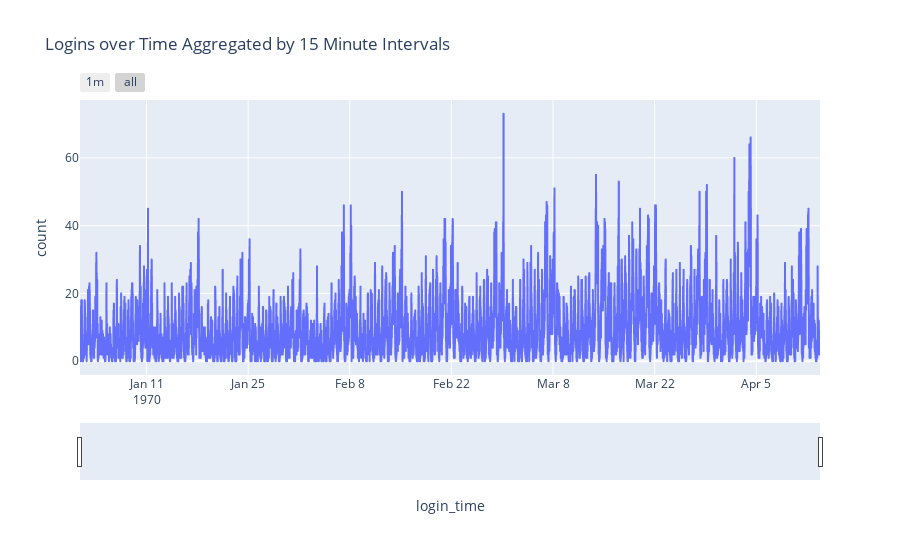

Notebook code cell kept with this figure:
### Code cell
# Using plotly.express to plot timeseries
import plotly.express as px
import plotly.graph_objects as go

fig = px.line(resampled15, x='login_time', y='count', title='Logins over Time Aggregated by 15 Minute Intervals')
fig.update_xaxes(
    rangeslider_visible=True,
    rangeselector=dict(
        buttons=list([
            dict(count=1, label="1m", step="month", stepmode="backward"),
            dict(step="all")
        ])
    )
)
fig.show()

### Figure 1 — Plotly figure (JSON) as saved in the notebook; plotly's stock layout.template omitted (floating-point values rounded to 4 significant figures; data arrays with more than 128 entries replaced by an {"elided": "..."} marker saying what was removed)
{"data": [{"hovertemplate": "login_time=%{x}<br>count=%{y}<extra></extra>", "legendgroup": "", "line": {"color": "#636efa", "dash": "solid"}, "mode": "lines", "name": "", "showlegend": false, "type": "scattergl", "x": {"elided": "9788 str values"}, "xaxis": "x", "y": {"elided": "9788 int values"}, "yaxis": "y"}], "layout": {"legend": {"tracegroupgap": 0}, "title": {"text": "Logins over Time Aggregated by 15 Minute Intervals"}, "xaxis": {"anchor": "y", "domain": [0, 1], "rangeselector": {"buttons": [{"count": 1, "label": "1m", "step": "month", "stepmode": "backward"}, {"step": "all"}]}, "rangeslider": {"visible": true}, "title": {"text": "login_time"}}, "yaxis": {"anchor": "x", "domain": [0, 1], "title": {"text": "count"}}}}
